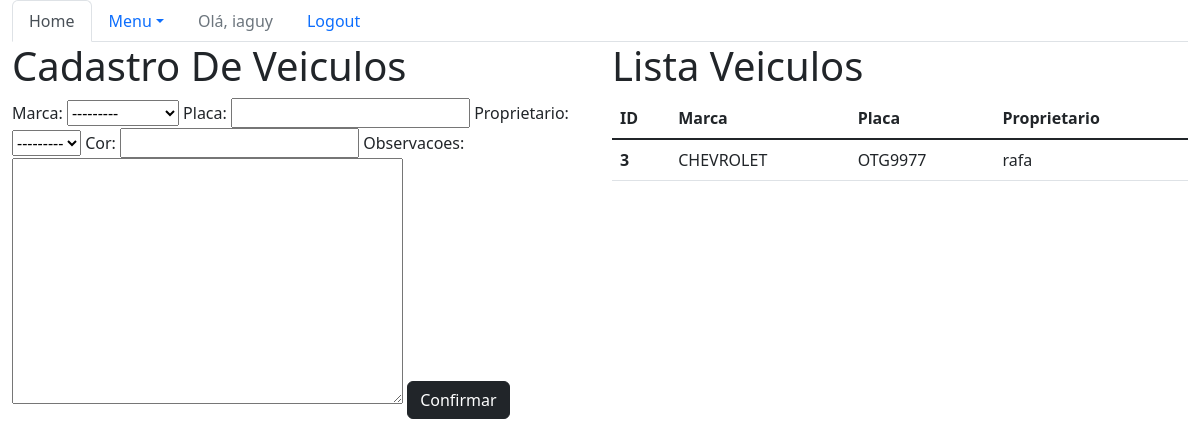
The app's page /sistema/veiculos/ (signed in), older data.
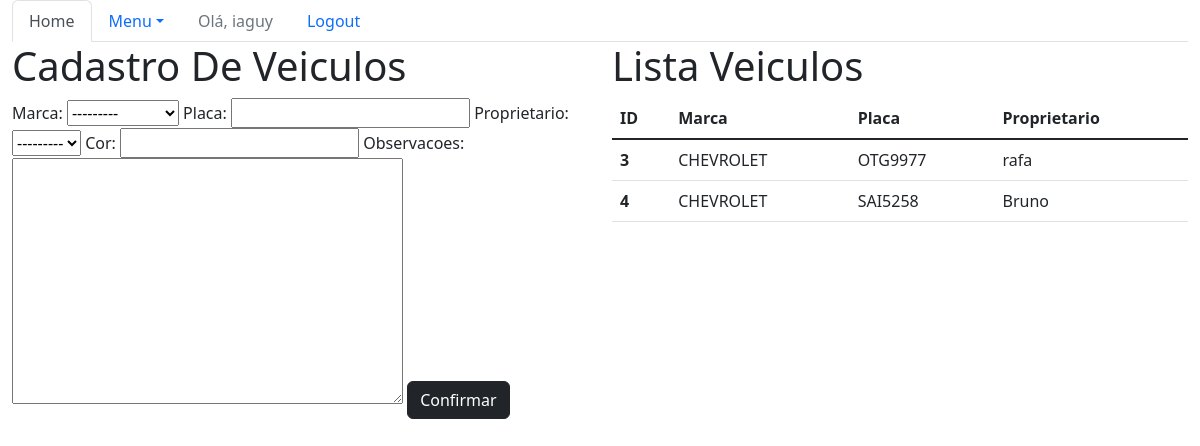
The same page, newer data.
### core/models.py (models this page shows, shortened)
class Veiculo(models.Model):
    marca = models.ForeignKey(Marca, on_delete=models.CASCADE)
    placa = models.CharField(max_length=7)
    proprietario = models.ForeignKey(Pessoa, on_delete=models.CASCADE)
    cor = models.CharField(max_length=15)
    observacoes = models.TextField()

class Marca(models.Model):
    nome = models.CharField(max_length=50)
    def __str__(self):
        return self.nome

class Pessoa(models.Model):
    nome = models.CharField(max_length=100)
    endereco = models.CharField(max_length=200)
    telefone = models.CharField(max_length=20)
    def __str__(self):
        return self.nome

### core/views.py (the view)
# urls.py: path('veiculos/', lista_veiculos, name='core_lista_veiculos'),
@login_required
def lista_veiculos(request):
    veiculos = Veiculo.objects.all()
    form = VeiculoForm()
    data = {'veiculos': veiculos, 'form': form}
    return render(request, 'core/lista_veiculos.html', data)

### core/forms.py
class VeiculoForm(ModelForm):
    class Meta:
        model = Veiculo
        fields = '__all__'

### core/templates/core/lista_veiculos.html (shortened to what this page needs)
{% extends 'base.html' %}
{% load bootstrap %}
{% block menu %}
    <ul class="nav nav-tabs">
        <li class="nav-item">
        <a class="nav-link active" aria-current="page" href="{% url 'core_home' %}">Home</a>
        </li>
        <li class="nav-item dropdown">
        <a class="nav-link dropdown-toggle" data-bs-toggle="dropdown" href="#" role="button" aria-expanded="false">Menu</a>
        {% if user.is_authenticated %}
            <li class="nav-item">
                <a class="nav-link disabled" href="#">Olá, {{ user }}</a>
            </li>
            </li>
            <li class="nav-item">
                <a class="nav-link" href="{% url 'logout' %}">Logout</a>
            </li>
        {% else %}
            </li>
                <li class="nav-item">
                    <a class="nav-link" href="{% url 'login' %}">Login</a>
                </li>
        {% endif %}
    </ul>
{% endblock menu %}
{% block main %}
    <!DOCTYPE html>
    <html lang="pt-br">
    <head>
    </head>
    <body>
        <div class="row">
            <div class="col-sm-6">
                <h1>Cadastro De Veiculos</h1>
                <form action="{% url 'core_veiculo_novo'%}" method="POST">
                    {{ form|bootstrap }}
                    <button type="submit" class="btn btn-dark">Confirmar</button>
                </form>
            </div>
            <div class="col-sm-6">
                <h1>Lista Veiculos</h1>
                <table class="table">
                    <thead>
                      <tr>
                        <th scope="col">ID</th>
                        <th scope="col">Marca</th>
                        <th scope="col">Placa</th>
                        <th scope="col">Proprietario</th>
                      </tr>
                    </thead>
                    <tbody>
                        {% for veiculo in veiculos %}
                            <tr>
                                <th scope="row">{{veiculo.id}}</th>
                                <td><a href="{% url 'core_veiculo_update' veiculo.id%}">{{veiculo.marca}}</a></td>
                                <td>{{veiculo.placa}}</td>
                                <td>{{veiculo.proprietario}}</td>
                            </tr>
                        {% endfor %}
                    </tbody>
                  </table>
            </div>
    </body>
    </html>
{% endblock %}

Row changes from the older to the newer data that the page shows:
added Veiculo: id "4", marca "CHEVROLET", placa "SAI5258", proprietario "Bruno"
